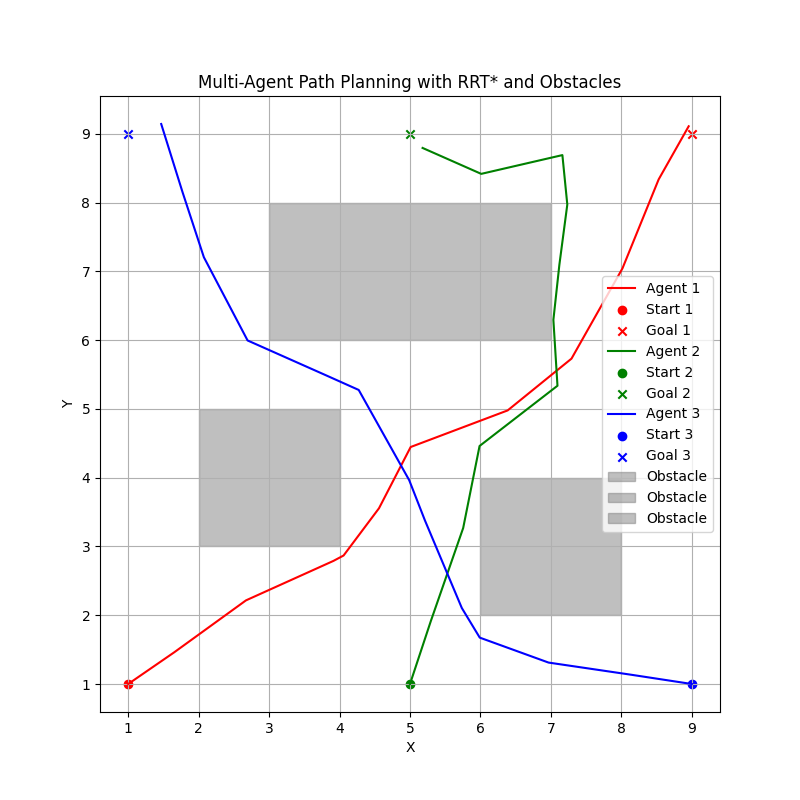

Here is the Python script that generated this plot:
import numpy as np
import matplotlib.pyplot as plt
from scipy.spatial import KDTree

# Parameters
NUM_AGENTS = 3
MAP_SIZE = (10, 10)  # 10x10 map
START_POSITIONS = [np.array([1.0, 1.0]), np.array([5.0, 1.0]), np.array([9.0, 1.0])]  # Starting positions
GOAL_POSITIONS = [np.array([9.0, 9.0]), np.array([5.0, 9.0]), np.array([1.0, 9.0])]  # Goal positions
AGENT_RADIUS = 0.5  # Radius of each agent
STEP_SIZE = 0.5  # Step size for RRT*
MAX_ITER = 5000  # Maximum iterations for RRT*
REWIRE_RADIUS = 1.5  # Radius for rewiring in RRT*

# Define obstacles as rectangles (x1, y1, x2, y2)
OBSTACLES = [
    (2.0, 3.0, 4.0, 5.0),  # Obstacle 1
    (6.0, 2.0, 8.0, 4.0),  # Obstacle 2
    (3.0, 6.0, 7.0, 8.0)  # Obstacle 3
]


# Check for collisions between two agents
def is_collision(pos1, pos2, radius):
    return np.linalg.norm(pos1 - pos2) < 2 * radius


# Check if a point is inside an obstacle
def is_point_in_obstacle(point, obstacles):
    for obstacle in obstacles:
        x1, y1, x2, y2 = obstacle
        if x1 <= point[0] <= x2 and y1 <= point[1] <= y2:
            return True
    return False


# Check if a line segment intersects an obstacle
def is_line_in_obstacle(start, end, obstacles):
    for obstacle in obstacles:
        x1, y1, x2, y2 = obstacle
        # Check if the line segment intersects the rectangle
        if (start[0] < x1 and end[0] < x1) or (start[0] > x2 and end[0] > x2):
            continue  # No intersection in x-axis
        if (start[1] < y1 and end[1] < y1) or (start[1] > y2 and end[1] > y2):
            continue  # No intersection in y-axis
        return True  # Intersection detected
    return False


# RRT* algorithm for a single agent
def rrt_star(start, goal, obstacles, other_agents, step_size, max_iter, rewire_radius):
    tree = KDTree([start])
    nodes = [start]
    costs = [0.0]  # Cost to reach each node
    parents = [0]  # Parent of each node
    path = []

    for _ in range(max_iter):
        # Sample a random point
        random_point = np.random.uniform(low=[0, 0], high=MAP_SIZE)

        # Find the nearest node in the tree
        nearest_idx = tree.query(random_point)[1]
        nearest_node = nodes[nearest_idx]

        # Move towards the random point
        direction = normalized(random_point - nearest_node)
        new_node = nearest_node + direction * step_size

        # Check if the new node is inside an obstacle
        if is_point_in_obstacle(new_node, obstacles):
            continue  # Skip this point if it's inside an obstacle

        # Check if the line segment from nearest_node to new_node intersects an obstacle
        if is_line_in_obstacle(nearest_node, new_node, obstacles):
            continue  # Skip this point if the path intersects an obstacle

        # Check for collisions with other agents
        collision_with_agent = False
        for agent in other_agents:
            if is_collision(new_node, agent, AGENT_RADIUS):
                collision_with_agent = True
                break
        if collision_with_agent:
            continue  # Skip this point if it collides with another agent

        # Find nearby nodes within the rewiring radius
        nearby_indices = tree.query_ball_point(new_node, rewire_radius)
        nearby_nodes = [nodes[i] for i in nearby_indices]
        nearby_costs = [costs[i] for i in nearby_indices]

        # Choose the parent with the lowest cost
        min_cost = float('inf')
        best_parent_idx = nearest_idx
        for i, nearby_node in enumerate(nearby_nodes):
            # Check if the line segment from nearby_node to new_node is collision-free
            if not is_line_in_obstacle(nearby_node, new_node, obstacles):
                cost = nearby_costs[i] + np.linalg.norm(new_node - nearby_node)
                if cost < min_cost:
                    min_cost = cost
                    best_parent_idx = nearby_indices[i]

        # Add the new node to the tree
        nodes.append(new_node)
        costs.append(min_cost)
        parents.append(best_parent_idx)
        tree = KDTree(nodes)

        # Rewire the tree
        for i, nearby_node in enumerate(nearby_nodes):
            # Check if the line segment from new_node to nearby_node is collision-free
            if not is_line_in_obstacle(new_node, nearby_node, obstacles):
                cost = min_cost + np.linalg.norm(new_node - nearby_node)
                if cost < costs[nearby_indices[i]]:
                    costs[nearby_indices[i]] = cost
                    parents[nearby_indices[i]] = len(nodes) - 1

        # Check if the goal is reached
        if np.linalg.norm(new_node - goal) < step_size:
            path = []
            current_idx = len(nodes) - 1
            while current_idx != 0:
                path.append(nodes[current_idx])
                current_idx = parents[current_idx]
            path.append(nodes[0])
            return path[::-1]  # Reverse the path

    return None  # No path found


# Normalize a vector
def normalized(vector):
    norm = np.linalg.norm(vector)
    return vector / norm if norm > 0 else vector


# Multi-Agent RRT*
def multi_agent_rrt_star(starts, goals, num_agents, step_size, max_iter, rewire_radius, obstacles):
    paths = []
    agent_positions = starts.copy()

    for i in range(num_agents):
        # Plan path for the current agent
        path = rrt_star(starts[i], goals[i], obstacles, agent_positions[:i] + agent_positions[i + 1:], step_size,
                        max_iter, rewire_radius)
        if path is None:
            print(f"No path found for Agent {i + 1}")
            return None
        paths.append(path)

        # Update the agent's position to the goal (for collision avoidance with other agents)
        agent_positions[i] = goals[i]

    return paths


# Run Multi-Agent RRT*
paths = multi_agent_rrt_star(START_POSITIONS, GOAL_POSITIONS, NUM_AGENTS, STEP_SIZE, MAX_ITER, REWIRE_RADIUS, OBSTACLES)

# Plot the results
if paths is not None:
    plt.figure(figsize=(8, 8))
    colors = ['r', 'g', 'b']
    for i, path in enumerate(paths):
        path = np.array(path)
        plt.plot(path[:, 0], path[:, 1], color=colors[i], label=f"Agent {i + 1}")
        plt.scatter(START_POSITIONS[i][0], START_POSITIONS[i][1], marker='o', color=colors[i], label=f"Start {i + 1}")
        plt.scatter(GOAL_POSITIONS[i][0], GOAL_POSITIONS[i][1], marker='x', color=colors[i], label=f"Goal {i + 1}")

    # Plot obstacles
    for obstacle in OBSTACLES:
        x1, y1, x2, y2 = obstacle
        plt.fill([x1, x2, x2, x1], [y1, y1, y2, y2], color='gray', alpha=0.5, label="Obstacle")

    plt.xlabel("X")
    plt.ylabel("Y")
    plt.title("Multi-Agent Path Planning with RRT* and Obstacles")
    plt.legend()
    plt.grid()
    plt.show()
